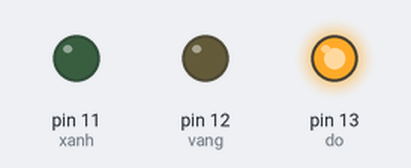
Bench run of a sketch on a simulated Arduino Uno, built with avr-gcc and run on an emulated ATmega328P. On the bench: output pins drawn as LEDs (lit = HIGH).

Above: at 0.5 s.
At 1.5 s:
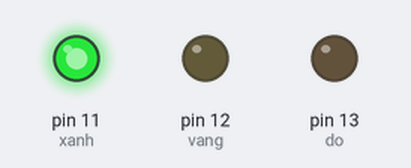
At 5.5 s:
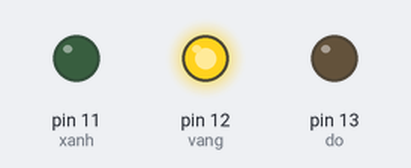
Timing chart, 0 to 6.9 s (numbered marks = the images above):
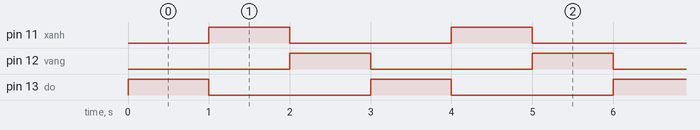

Measured:
- by itself, pin 11 (xanh), pin 12 (vang), pin 13 (do): alternates HIGH for 1.0 s and LOW for 2.0 s
- by itself, everything shown: repeats every 3.0 s, in 3 steps

The sketch:

trafficlight.ino
```cpp
// C++ code
//
void setup()
{
  pinMode(13, OUTPUT);//do
  pinMode(12, OUTPUT);//vang
  pinMode(11, OUTPUT);//xanh
}

void loop()
{
  digitalWrite(12, LOW);
  digitalWrite(13, HIGH);
  delay(1000); // Wait for 1000 millisecond(s)
  digitalWrite(13, LOW);
  digitalWrite(11, HIGH);
  delay(1000);// Wait for 1000 millisecond(s)
  digitalWrite(11, LOW);
  digitalWrite(12, HIGH);
  delay(1000);

}
```
